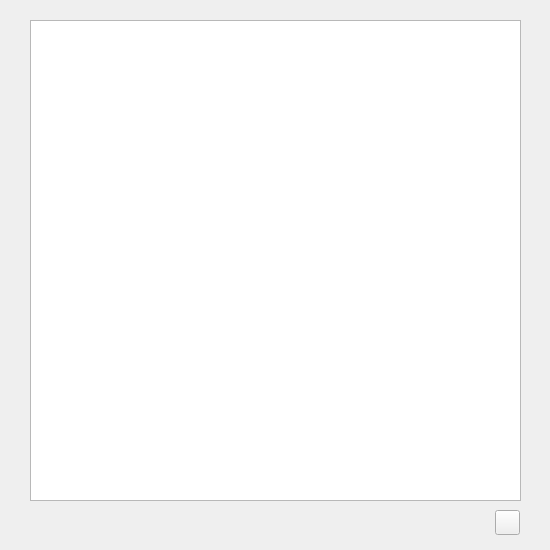
<?xml version="1.0" encoding="UTF-8"?>
<ui version="4.0">
 <class>Form</class>
 <widget class="QWidget" name="Form">
  <property name="geometry">
   <rect>
    <x>0</x>
    <y>0</y>
    <width>550</width>
    <height>550</height>
   </rect>
  </property>
  <property name="windowTitle">
   <string>Product List</string>
  </property>
  <widget class="QTextBrowser" name="showlist">
   <property name="geometry">
    <rect>
     <x>30</x>
     <y>20</y>
     <width>491</width>
     <height>481</height>
    </rect>
   </property>
   <property name="font">
    <font>
     <family>Microsoft Sans Serif</family>
     <pointsize>10</pointsize>
     <weight>50</weight>
     <bold>false</bold>
    </font>
   </property>
  </widget>
  <widget class="QPushButton" name="closebutton">
   <property name="geometry">
    <rect>
     <x>495</x>
     <y>510</y>
     <width>25</width>
     <height>25</height>
    </rect>
   </property>
   <property name="font">
    <font>
     <family>Microsoft Sans Serif</family>
     <pointsize>10</pointsize>
     <weight>50</weight>
     <bold>false</bold>
    </font>
   </property>
   <property name="text">
    <string/>
   </property>
   <property name="icon">
    <iconset>
     <normaloff>pic/exit.png</normaloff>pic/exit.png</iconset>
   </property>
   <property name="iconSize">
    <size>
     <width>25</width>
     <height>25</height>
    </size>
   </property>
  </widget>
 </widget>
 <resources/>
 <connections/>
</ui>
